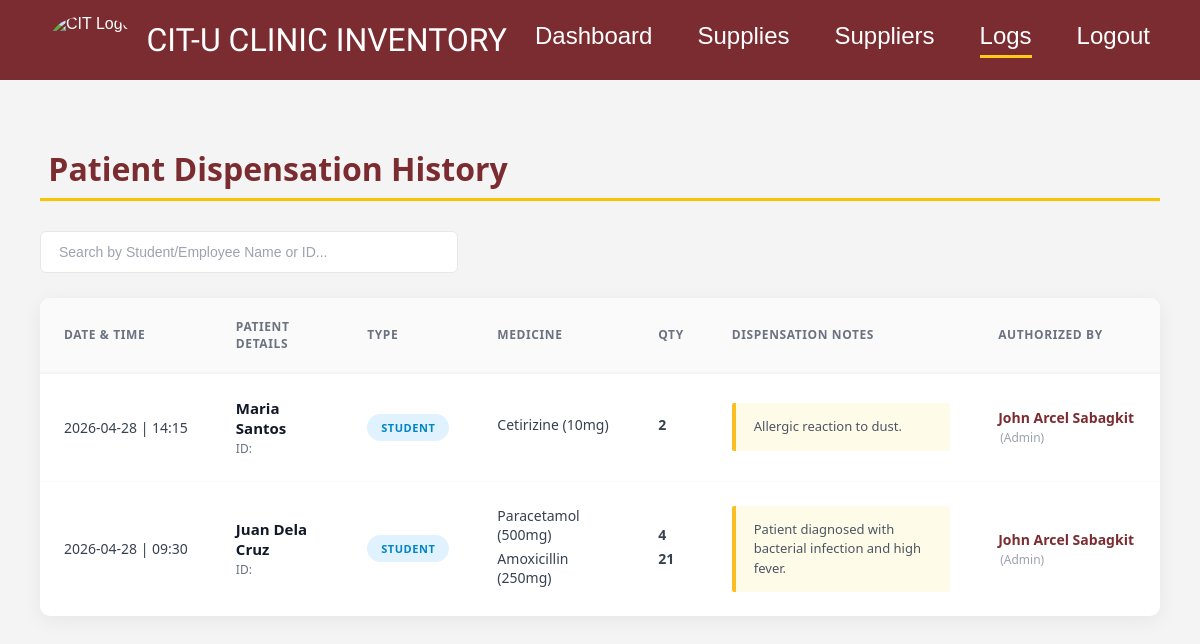
The page /src/logs/index.php (signed in) on the database its author committed.
### tables this page shows
CREATE TABLE `dispensation` (
  `dispense_id` int(11) NOT NULL,
  `user_id` int(11) NOT NULL,
  `patient_id` int(11) NOT NULL,
  `dispense_date` datetime DEFAULT current_timestamp(),
  `purpose` text DEFAULT NULL
);

CREATE TABLE `patient` (
  `patient_id` int(11) NOT NULL,
  `first_name` varchar(50) NOT NULL,
  `last_name` varchar(50) NOT NULL,
  `school_id` varchar(100) DEFAULT NULL,
  `patient_type` enum('Student','Employee') NOT NULL
);

CREATE TABLE `user` (
  `user_id` int(11) NOT NULL,
  `first_name` varchar(50) NOT NULL,
  `last_name` varchar(50) NOT NULL,
  `email` varchar(100) NOT NULL,
  `password` varchar(255) NOT NULL
);

CREATE TABLE `medicine` (
  `medicine_id` int(11) NOT NULL,
  `name` varchar(100) NOT NULL,
  `purpose` varchar(255) DEFAULT NULL,
  `reorder_level` int(11) NOT NULL DEFAULT 0
);

### src/logs/index.php (the view, shortened to what this page needs)
<?php
    $groupedLogs = [];
    try {
        $pdo = new PDO("mysql:host=127.0.0.1;dbname=citu_clinic_inventory;port=3306", "root", "");
        $pdo->setAttribute(PDO::ATTR_ERRMODE, PDO::ERRMODE_EXCEPTION);
        $sql = "
            SELECT
                d.dispense_id,
                d.dispense_date,
                p.patient_id,
                p.school_id,  -- ADDED THIS LINE
                p.first_name AS patient_first,
                p.last_name AS patient_last,
                p.patient_type,
                m.name AS medicine_name,
                di.quantity,
                d.purpose,
                u.first_name AS admin_first,
                u.last_name AS admin_last
            FROM Dispensation d
            JOIN DispensationItem di ON d.dispense_id = di.dispense_id
            JOIN Patient p ON d.patient_id = p.patient_id
            JOIN User u ON d.user_id = u.user_id
            JOIN MedicineBatch mb ON di.batch_id = mb.batch_id
            JOIN Medicine m ON mb.medicine_id = m.medicine_id
            ORDER BY d.dispense_date DESC
        ";
        $stmt = $pdo->query($sql);
        $rawLogs = $stmt->fetchAll(PDO::FETCH_ASSOC);
        foreach ($rawLogs as $row) {
            $id = $row['dispense_id'];
            if (!isset($groupedLogs[$id])) {
                $groupedLogs[$id] = [
                    'dispense_date' => $row['dispense_date'],
                    'patient_id' => $row['patient_id'],
                    'school_id' => $row['school_id'],
                    'patient_first' => $row['patient_first'],
                    'patient_last' => $row['patient_last'],
                    'patient_type' => $row['patient_type'],
                    'purpose' => $row['purpose'],
                    'admin_first' => $row['admin_first'],
                    'admin_last' => $row['admin_last'],
                    'items' => []
                ];
            }
            $medName = $row['medicine_name'];
            if (!isset($groupedLogs[$id]['items'][$medName])) {
                $groupedLogs[$id]['items'][$medName] = 0;
            }
            $groupedLogs[$id]['items'][$medName] += $row['quantity'];
        }
    } catch (PDOException $e) {
        $error_message = "System error: Unable to retrieve logs.";
    }
?>
<!DOCTYPE html>
<html lang="en">
<head>
    <link rel="stylesheet" href="../components/shared.css">
    <link rel="stylesheet" href="style.css">
</head>
<body>
    <?php include '../components/header.php'; ?>
    <main class="logs-container">
        <h2 class="page-title">&nbsp;Patient Dispensation History</h2>
        <hr class="yellow-line">
        <div class="toolbar">
            <input type="text" id="searchInput" placeholder="Search by Student/Employee Name or ID..." class="search-input">
        </div>
        <div class="table-container">
            <table class="logs-table" id="logsTable">
                <thead>
                    <tr>
                        <th>DATE & TIME</th>
                        <th>PATIENT DETAILS</th>
                        <th>TYPE</th>
                        <th>MEDICINE</th>
                        <th>QTY</th>
                        <th>DISPENSATION NOTES</th>
                        <th>AUTHORIZED BY</th>
                    </tr>
                </thead>
                <tbody>
                    <?php if (isset($error_message)): ?>
                        <tr>
                            <td colspan="7" style="text-align: center; color: #7b2c31; padding: 40px;">
                                <?php echo $error_message; ?>
                            </td>
                        </tr>
                    <?php else: ?>
                        <?php foreach ($groupedLogs as $log):
                            $formattedDate = date('Y-m-d | H:i', strtotime($log['dispense_date']));
                            $rawType = strtoupper($log['patient_type']);
                            $badgeClass = ($rawType === 'STUDENT') ? 'badge-student' : 'badge-employee';
                        ?>
                            <tr class="data-row">
                                <td class="text-date"><?php echo $formattedDate; ?></td>
                                <td>
                                    <span class="patient-name">
                                        <?php echo htmlspecialchars($log['patient_first'] . ' ' . $log['patient_last']); ?>
                                    </span>
                                    <span class="patient-id">ID: <?php echo htmlspecialchars($log['school_id']); ?></span>
                                </td>
                                <td>
                                    <span class="type-badge <?php echo $badgeClass; ?>">
                                        <?php echo $rawType; ?>
                                    </span>
                                </td>
                                <td class="medicine-text">
                                    <?php foreach ($log['items'] as $medName => $qty): ?>
                                        <div style="margin-bottom: 5px;"><?php echo htmlspecialchars($medName); ?></div>
                                    <?php endforeach; ?>
                                </td>
                                <td class="qty-bold">
                                    <?php foreach ($log['items'] as $medName => $qty): ?>
                                        <div style="margin-bottom: 5px;"><?php echo number_format($qty); ?></div>
                                    <?php endforeach; ?>
                                </td>
                                <td>
                                    <div class="dispensation-notes">
                                        <?php echo htmlspecialchars($log['purpose']); ?>
                                    </div>
                                </td>
                                <td>
                                    <span class="admin-name">
                                        <?php echo htmlspecialchars($log['admin_first'] . ' ' . $log['admin_last']); ?>
                                    </span>
                                    <span class="admin-label">(Admin)</span>
                                </td>
                            </tr>
                        <?php endforeach; ?>
                    <?php endif; ?>
                </tbody>
            </table>
        </div>
    </main>
</body>
</html>

### src/components/shared.css (style rules this page uses)
body { margin: 0; font-family: Arial, sans-serif; background-color: #f4f4f4; }

### src/logs/style.css (style rules this page uses)
.logs-container { padding: 40px; max-width: 1300px; margin: 0 auto; font-family: 'Segoe UI', Tahoma, Geneva, Verdana, sans-serif; }
.page-title { color: #7b2c31; font-size: 32px; margin-bottom: 8px; font-weight: 700; }
.yellow-line { border: none; border-top: 3px solid #F8C400; margin-bottom: 30px; }
.toolbar { margin-bottom: 25px; }
.search-input { width: 380px; padding: 12px 18px; border: 1px solid #e5e7eb; border-radius: 6px; font-size: 14px; outline: none; color: #374151; }
.search-input::placeholder { color: #9ca3af; }
.table-container { background: white; border-radius: 10px; box-shadow: 0 4px 20px rgba(0,0,0,0.06); overflow: hidden; }
.logs-table { width: 100%; border-collapse: collapse; text-align: left; }
.logs-table th { padding: 20px 24px; color: #6b7280; font-weight: 700; font-size: 12px; text-transform: uppercase; letter-spacing: 0.05em; background-color: #fafafa; border-bottom: 2px solid #f3f4f6; }
.logs-table td { padding: 24px; vertical-align: middle; border-bottom: 1px solid #f9fafb; color: #374151; font-size: 14px; }
.logs-table tbody tr:last-child td { border-bottom: none; }
.text-date { color: #9ca3af; font-size: 13px; white-space: nowrap; }
.patient-name { display: block; font-weight: 700; font-size: 15px; color: #111827; margin-bottom: 2px; }
.patient-id { display: block; font-size: 12px; color: #6b7280; font-weight: 500; }
.medicine-text { color: #4b5563; font-size: 14px; }
.qty-bold { font-size: 18px; font-weight: 800; color: #000; }
.dispensation-notes { background-color: #fefce8; border-left: 4px solid #fbbf24; padding: 14px 18px; font-size: 13px; color: #4b5563; max-width: 280px; line-height: 1.5; border-radius: 2px; }
.admin-name { color: #7b2c31; font-weight: 700; font-size: 14px; }
.admin-label { color: #9ca3af; font-size: 12px; font-weight: 400; margin-left: 2px; }
.type-badge { padding: 6px 14px; border-radius: 20px; font-size: 11px; font-weight: 800; display: inline-block; letter-spacing: 0.05em; }
.badge-student { background-color: #e0f2fe; color: #0284c7; }

### rows shown on the page
dispensation: dispense_date "2026-04-28 | 14:15", patient.last_name "Maria Santos", patient.patient_type "STUDENT", medName "Cetirizine (10mg)", qty "2", purpose "Allergic reaction to dust.", user.last_name "John Arcel Sabagkit"
dispensation: medicine.name "Amoxicillin (250mg)"

### other values the page prints
$formattedDate "2026-04-28 | 09:30"
$log['patient_first'] . ' ' . $log['patient_last'] "Juan Dela Cruz"
$rawType "STUDENT"
$medName "Paracetamol (500mg)"
$qty "4"
$qty "21"
$log['purpose'] "Patient diagnosed with bacterial infection and high fever."
$log['admin_first'] . ' ' . $log['admin_last'] "John Arcel Sabagkit"
